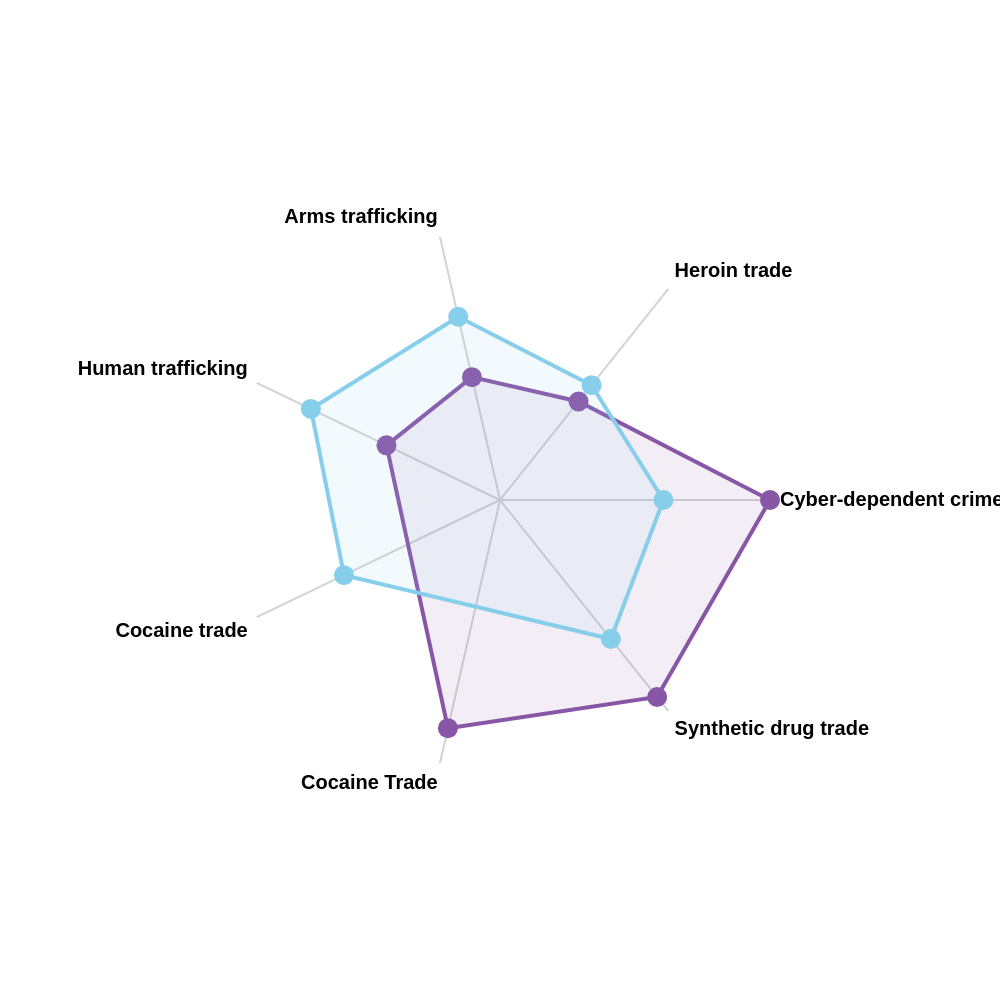

Here is the Vega-Lite specification saved for this chart:
### Vega specification from a JSON file in a GitHub repository (floating-point values rounded to 4 significant figures)
{"$schema": "https://vega.github.io/schema/vega/v5.json", "description": "A radar chart example, showing multiple dimensions in a radial layout.", "width": 500, "height": 500, "padding": 115, "autosize": {"type": "none", "contains": "padding"}, "signals": [{"name": "radius", "update": "width / 2"}], "data": [{"name": "table", "values": [{"Country": "Australia", "category": "Human trafficking", "value": 3.5}, {"Country": "Australia", "category": "Arms trafficking", "value": 3.5}, {"Country": "Australia", "category": "Heroin trade", "value": 3.5}, {"Country": "Australia", "category": "Cyber-dependent crimes", "value": 7.5}, {"Country": "Australia", "category": "Synthetic drug trade", "value": 7.0}, {"Country": "Australia", "category": "Cocaine Trade", "value": 6.5}, {"Country": "Rest of World", "category": "Human trafficking", "value": 5.83}, {"Country": "Rest of World", "category": "Arms trafficking", "value": 5.22}, {"Country": "Rest of World", "category": "Heroin trade", "value": 4.08}, {"Country": "Rest of World", "category": "Cyber-dependent crimes", "value": 4.54}, {"Country": "Rest of World", "category": "Synthetic drug trade", "value": 4.94}, {"Country": "Rest of World", "category": "Cocaine trade", "value": 4.81}]}, {"name": "countries", "source": "table", "transform": [{"type": "aggregate", "groupby": ["category"]}]}], "scales": [{"name": "angular", "type": "point", "range": {"signal": "[-PI, PI]"}, "padding": 0.5, "domain": {"data": "countries", "field": "category"}}, {"name": "radial", "type": "linear", "range": {"signal": "[0, radius]"}, "zero": true, "nice": false, "domain": {"data": "table", "field": "value"}, "domainMin": 0}, {"name": "color", "type": "ordinal", "domain": ["Australia", "Rest of World"], "range": ["#8856a7", "skyblue"]}], "encode": {"enter": {"x": {"signal": "radius"}, "y": {"signal": "radius"}}}, "marks": [{"type": "group", "name": "categories", "zindex": 2, "from": {"facet": {"data": "table", "name": "facet", "groupby": ["Country"]}}, "marks": [{"type": "line", "name": "category-line", "from": {"data": "facet"}, "zindex": 0, "encode": {"enter": {"interpolate": {"value": "linear-closed"}, "x": {"signal": "scale('radial', datum.value) * cos(scale('angular', datum.category))"}, "y": {"signal": "scale('radial', datum.value) * sin(scale('angular', datum.category))"}, "stroke": {"scale": "color", "field": "Country"}, "strokeWidth": {"value": 2}, "fill": {"scale": "color", "field": "Country"}, "fillOpacity": {"value": 0.1}}}}, {"type": "symbol", "from": {"data": "facet"}, "zindex": 4, "encode": {"enter": {"x": {"signal": "scale('radial', datum.value) * cos(scale('angular', datum.category))"}, "y": {"signal": "scale('radial', datum.value) * sin(scale('angular', datum.category))"}, "fill": {"scale": "color", "field": "Country"}, "size": {"value": 100}, "tooltip": {"signal": "datum.Country + ': ' + format(datum.value, '.2f')"}}}}]}, {"type": "rule", "name": "radial-grid", "from": {"data": "countries"}, "zindex": 0, "encode": {"enter": {"x": {"value": 0}, "y": {"value": 0}, "x2": {"signal": "radius * cos(scale('angular', datum.category))"}, "y2": {"signal": "radius * sin(scale('angular', datum.category))"}, "stroke": {"value": "lightgray"}, "strokeWidth": {"value": 1}}}}, {"type": "text", "name": "key-label", "from": {"data": "countries"}, "zindex": 1, "encode": {"enter": {"x": {"signal": "(radius + 5) * cos(scale('angular', datum.category))"}, "y": {"signal": "(radius + 5) * sin(scale('angular', datum.category))"}, "text": {"field": "category"}, "align": [{"test": "abs(scale('angular', datum.category)) > PI / 2", "value": "right"}, {"value": "left"}], "baseline": [{"test": "scale('angular', datum.category) > 0", "value": "top"}, {"test": "scale('angular', datum.category) == 0", "value": "middle"}, {"value": "bottom"}], "fill": {"value": "black"}, "fontWeight": {"value": "bold"}, "fontSize": {"value": 10}}}}]}
